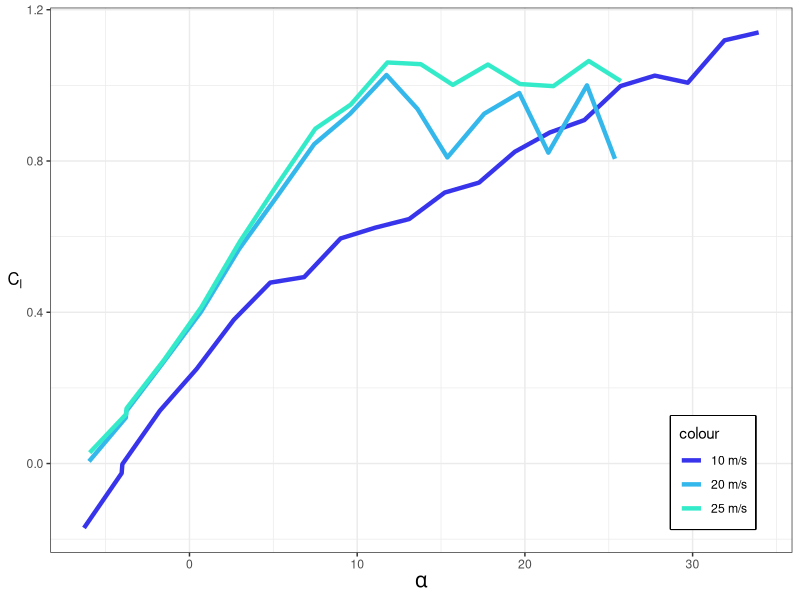
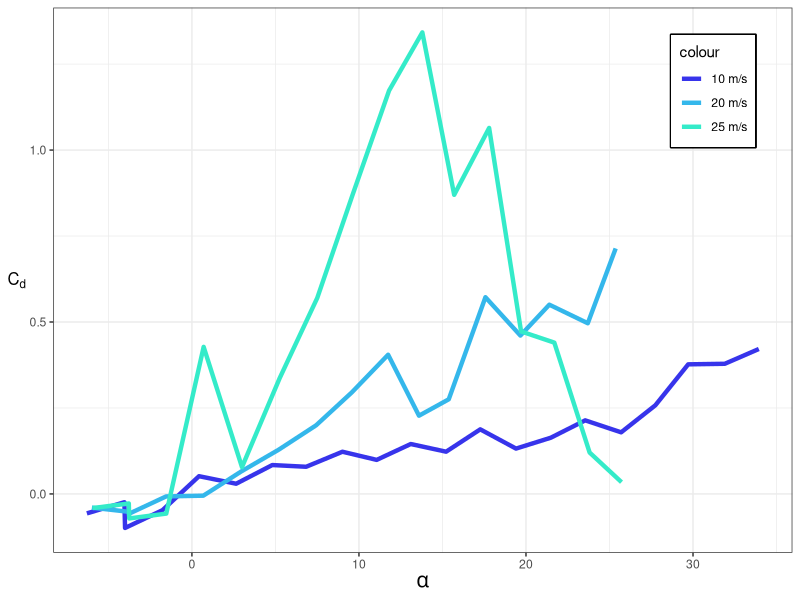
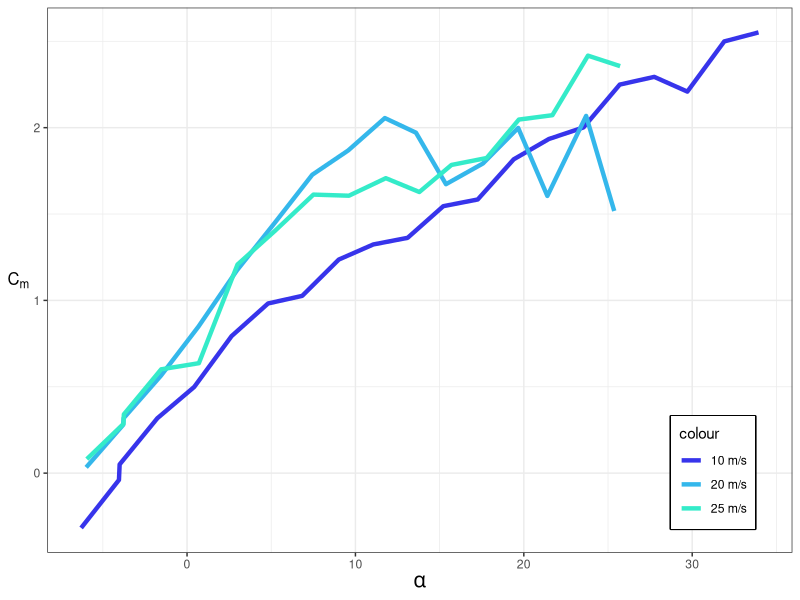

Here is the R script that generated these plots, in order:
# Script created by Sam Hince
# 10/28/2020

library(dplyr)
library(ggplot2)
library(MASS) # to access Animals data sets
library(scales) # to access break formatting functions

###########################################################################################

# online desnsity calculator: https://www.omnicalculator.com/physics/air-density
rho = 1.17279 # kg / m^3
viscosity = 18.45*(10^-6)

chord = 0.061 # 61 (mm)
span = 0.257 # 257 (mm)
A = chord * span

###########################################################################################
# Question 3: For the clean airfoil configuration plot, on a single plot, cl versus 
# 				corrected angle of attack for the three test speeds.  

# calibration numbers
#aoa <- c(-8,-6,-4,-2,0,2,4,6,8,10,12,14,16,18,20,22,24,26,28,30)
#Fx <- c(-1.46804,-1.47312,-1.48053,-1.48216,-1.47701,-1.47442,-1.47234,-1.46904,-1.45681,
#		-1.44723,-1.43406,-1.42372,-1.40456,-1.39081,-1.37318,-1.351,-1.32738,-1.30226,
#		-1.27675,-1.27675)
#Fz <- c(-2.57659,-2.63442,-2.69745,-2.77846,-2.88202,-2.93373,-2.99059,-3.04139,-3.09796,
#		-3.13129,-3.18543,-3.21783,-3.2635,-3.25604,-3.24901,-3.26621,-3.31875,-3.31109,
#		-3.36873,-3.36873)


#aoa <- c(
#	-3.77544938413365,
#	-0.377995776824753,
#	4.94192906427867,
#	7.01538222386539,
#	12.1599796521173,
#	17.065376940449,
#	18.1663823790781,
#	25.3226372018242,
#	28.1844130190183,
#	29.9859586726403,
#	32.0824125830047,
#	24.1196927884345,
#	22.2998039825171,
#	18.8781055482468,
#	12.8708194473109,
#	10.3043602150186,
#	6.69228935307356,
#	1.40170962291147,
#	-2.55876818734084,
#	-4.62502542552439,
#	1.48991486747582
#)
#Fx <- c(-0.03411,0.22371,0.44737,0.575975,0.643503,0.762648,0.891588,1.026681,1.137245,    #lift
#		1.285035,1.194433,1.050701,0.884398,0.744954,0.605834,0.476371,0.31134,0.1745,
#		-0.07668,-0.34511,-1.47585) 
#Fz <- c(-2.721,-2.83677,-2.9509,-3.07232,-3.18971,-3.29999,-3.40131,-3.56405,-3.52057,     #drag
#		-3.57429,-3.60924,-3.53526,-3.41617,-3.3914,-3.2807,-3.15153,-3.02338,-2.92275,
#		-2.81749,-2.70257,-2.78738)

#L <- (Fx * cos(aoa*pi/180)) - (Fz * sin(aoa*pi/180))
#
#dynamicPressure <- ((10^2) * 0.5 * rho)
#
#Cl = L/(dynamicPressure * A)
#





#L <- (Fx * cos(aoa*pi/180)) + (Fz * sin(aoa*pi/180))
#D <- (Fx * sin(aoa*pi/180)) + (Fz * cos(aoa*pi/180))

#Drag0 <- -0.0181225 # N
#dynamicPressure <- ((10^2) * 0.5 * rho)

#Cl = L/(dynamicPressure * A)

# 20 m/s
#aoa <- c(-4,0,4,8,12,16,20,24,22,18,14,10,6,2,-2,-6,-4)
#Fx <- c(-0.962373,-0.0178273,1.11691,2.01314,2.01404,2.38054,2.09885,2.37995,2.66004,
#		2.48684,1.6603,2.47189,1.65615,0.597499,-0.504352,-1.43755,-1.02606)
#Fz <- c(-2.87322,-2.91808,-2.75606,-2.59446,-2.87537,-2.27961,-2.45926,-2.20247,-3.05567,
#		-2.86314,-3.02781,-2.44304,-2.71738,-2.8017,-2.77841,-2.7767,-2.85665)

# 30 m/s
#aoa <- c(-4,0,4,8,12,16,20,24,22,18,14,10,6,2,-2,-6,-4)
#Fx <- c(-0.730619,0.872336,2.76487,4.10705,4.98186,5.09122,4.78878,4.97019,5.20539,4.7285,
#		4.62891,4.86196,3.65049,1.86597,0.0741441,-1.28805,-0.633635)
#Fz <- c(-2.7895,0.872336,-2.63626,-2.29676,-1.8889,-2.38128,-2.91517,-3.316,-3.20051,
#		-2.89337,-2.48196,-2.08783,-2.5# Finally, plot corrected Cm, ac versus corrected angle  of  attack  for  the  three  


###########################################################################################
# Question 3: For the clean airfoil configuration plot, on a single plot, cl versus 
# 				corrected angle of attack for the three test speeds. 


# 10 m/s
aoa <- c(-4.04335715184129,
		 0.425163522635601,
		 4.81323086505135,
		 9.01190778392168,
		 13.0989979007967,
		 17.2628039852576,
		 21.4883122065077,
		 25.6966927714181,
		 29.7119159806454,
		 33.9381319680238,
		 31.9024570689655,
		 27.7437419446855,
		 23.5439555239591,
		 19.4016234647782,
		 15.2181168737576,
		 11.0599508627,
		 6.83806503969342,
		 2.64646081415771,
		 -1.76221954053398,
		 -6.28963574086728,
		 -4.00299744006178)

Cl <- c(-0.025504206965467,
		0.250096189785647,
		0.478371097089028,
		0.595239872895107,
		0.646469353409804,
		0.742825873680962,
		0.875477768533927,
		0.99805457142244,
		1.00700940037964,
		1.14007762824928,
		1.11909239350913,
		1.02573055569735,
		0.908209131740652,
		0.824484391045977,
		0.716539337504459,
		0.623500507470576,
		0.492979435113777,
		0.380271067151592,
		0.139870858509421,
		-0.170373965216046,
		-0.001763200036342)

Cd <- c(-0.024137952185433,
		0.051598994037366,
		0.084035626917158,
		0.12273598934343,
		0.145140873972498,
		0.187843020890965,
		0.163547845599634,
		0.179191439282702,
		0.376891382840261,
		0.421539029270411,
		0.37851249971423,
		0.257781831978413,
		0.213962314328245,
		0.131890903269866,
		0.122857137122425,
		0.099018912359702,
		0.079004222455876,
		0.029690168261829,
		-0.047211384775875,
		-0.056520656719594,
		-0.098936679633615)

Cm <- c(-0.039482113322101,
		0.498825176445005,
		0.982311831541085,
		1.23647903173166,
		1.36222352466176,
		1.58424616405605,
		1.9343779400167,
		2.24941291989308,
		2.20881583962017,
		2.55158635772187,
		2.49929123834412,
		2.29400022491816,
		2.00144108443538,
		1.81688399251457,
		1.54546465846815,
		1.32387194437242,
		1.02614365004139,
		0.793426819911334,
		0.317844504906616,
		-0.317514594385578,
		0.050426685695478)

df10 <- data.frame(Cl, Cd, Cm, aoa)

### 20 m/s



aoa <- c(-3.764332335657,
		 0.681449095892934,
		 5.19861308786867,
		 9.571996838677,
		 13.5940734639307,
		 17.5725421998526,
		 21.3975338700745,
		 25.3696310846692,
		 23.6999544461587,
		 19.6655591970174,
		 15.3760099037848,
		 11.7466386277082,
		 7.43567485483473,
		 2.9648601683855,
		 -1.54363380360614,
		 -5.99042502509349,
		 -3.79346238680975)

Cl <- c(0.138628037848826,
		0.400852409348784,
		0.705066522275686,
		0.924704022751176,
		0.937690272900384,
		0.925024823442733,
		0.822078747102659,
		0.805665343923052,
		0.999973203622796,
		0.979740704127907,
		0.809417590461624,
		1.02743448688716,
		0.844514620491015,
		0.567564804932649,
		0.268450703761097,
		0.005632338180301,
		0.121492713641323)
		
Cd <- c(-0.057521010219734,
		-0.005085571128534,
		0.128801733543812,
		0.295286916316708,
		0.227557747071651,
		0.572093690538583,
		0.550362521005818,
		0.713852301364139,
		0.496393535097141,
		0.4606219607891,
		0.275263658355144,
		0.404819081677315,
		0.199657357709264,
		0.065775793268841,
		-0.007198787851739,
		-0.039892097214393,
		-0.051893445388945)

Cm <- c(0.318114923064384,
		0.848856748466581,
		1.44773850101221,
		1.86825578174875,
		1.97103867196707,
		1.79272125604396,
		1.60479641334903,
		1.51754233200073,
		2.06793663104964,
		1.99845162067926,
		1.67273520995365,
		2.05560652012751,
		1.7272844642938,
		1.17412773519455,
		0.564811399573812,
		0.033205465741358,
		0.279569858997767)

df20 <- data.frame(Cl, Cd, Cm, aoa)

### 25 m/s

aoa <- c(-3.77832820637742,
		 0.702183635325032,
		 5.25596489444203,
		 9.61344174179131,
		 13.7951473962895,
		 17.7935987852144,
		 21.6965200177166,
		 25.7191843284208,
		 23.8095579108586,
		 19.7059558445149,
		 15.702094104125,
		 11.8029157958044,
		 7.50524312963528,
		 2.99685771607508,
		 -1.53650930769154,
		 -5.95118901493656,
		 -3.75213280293476)

Cl <- c(0.130395172719164,
		0.413049197250019,
		0.738802879083544,
		0.9490833775243,
		1.05596905664086,
		1.05505810894967,
		0.997952951597998,
		1.01128489907103,
		1.06444582991681,
		1.00350343794993,
		1.0012318259559,
		1.06053870341433,
		0.885437135079574,
		0.586386891808872,
		0.272641583710858,
		0.028712344154963,
		0.145804233567786)

Cd <- c(-0.027753443621957,
		0.427631595307453,
		0.33699345872054,
		0.869054965929612,
		1.34227138352554,
		1.06433052762904,
		0.440020561929713,
		0.034167412771897,
		0.120379754294521,
		0.472538591142714,
		0.869892958651424,
		1.17296737425851,
		0.570168754124898,
		0.077955431478122,
		-0.057173196295574,
		-0.041093532122895,
		-0.071261700700899)

Cm <- c(0.284803968540829,
		0.636385694313853,
		1.40585974672502,
		1.60601242537623,
		1.62746318721664,
		1.82430079553642,
		2.07215116219558,
		2.35605198039979,
		2.41694627140923,
		2.04690657122199,
		1.7841446898281,
		1.70752523282655,
		1.61241339040928,
		1.20773088270567,
		0.601018667308822,
		0.081108649260348,
		0.340481576491729)

df25 <- data.frame(Cl, Cd, Cm, aoa)

###
coloursMap <- c("10 m/s" = "#3734eb", "20 m/s" = "#34b7eb", "25 m/s" = "#34ebc9")

pl1 <- ggplot() +
	geom_line(data = df10, aes(x = aoa, y = Cl, colour = "10 m/s"), size=1.5) + 
	geom_line(data = df20, aes(x = aoa, y = Cl, colour = "20 m/s"), size=1.5) + 
	geom_line(data = df25, aes(x = aoa, y = Cl, colour = "25 m/s"), size=1.5) +
	xlab(expression(alpha)) +
	ylab(expression(C[l])) +
	scale_colour_manual(values = coloursMap) + 
	theme_bw() +
	theme(axis.title.y = element_text(angle = 0, vjust = 0.5, size = 12),
		  axis.title.x = element_text(size = 15),
		  legend.position = c(.95, .25),
		  legend.justification = c("right", "top"),
		  legend.box.just = "right",
		  legend.margin = margin(6, 6, 6, 6),
		  legend.box.background = element_rect(color="black", size=1))
print(pl1)


#####################################################################################################3
# On another figure, plot corrected CD versus corrected angle of attack for the three 
#				test speeds.  
coloursMap <- c("10 m/s" = "#3734eb", "20 m/s" = "#34b7eb", "25 m/s" = "#34ebc9")

pl2 <- ggplot() + 
	geom_line(data = df10, aes(x = aoa, y = Cd, colour = "10 m/s"), size=1.5) + 
	geom_line(data = df20, aes(x = aoa, y = Cd, colour = "20 m/s"), size=1.5) +
	geom_line(data = df25, aes(x = aoa, y = Cd, colour = "25 m/s"), size=1.5) + 
	xlab(expression(alpha)) +
	ylab(expression(C[d])) +
	scale_colour_manual(values = coloursMap) + 
	theme_bw() +
	theme(axis.title.y = element_text(angle = 0, vjust = 0.5, size = 12),
		axis.title.x = element_text(size = 15),
		legend.position = c(.95, .95),
		legend.justification = c("right", "top"),
		legend.box.just = "right",
		legend.margin = margin(6, 6, 6, 6),
		legend.box.background = element_rect(color="black", size=1))
print(pl2)

#####################################################################################################
# Finally, plot corrected Cm, ac versus corrected angle  of  attack  for  the  three  
#				test  speeds. This  will  produce  three  plots  with  three curves each.

pl3 <- ggplot() + 
	geom_line(data = df10, aes(x = aoa, y = Cm, colour = "10 m/s"), size=1.5) + 
	geom_line(data = df20, aes(x = aoa, y = Cm, colour = "20 m/s"), size=1.5) +
	geom_line(data = df25, aes(x = aoa, y = Cm, colour = "25 m/s"), size=1.5) + 
	xlab(expression(alpha)) +
	ylab(expression(C[m])) +
	scale_colour_manual(values = coloursMap) + 
	theme_bw() +
	theme(axis.title.y = element_text(angle = 0, vjust = 0.5, size = 12),
		  axis.title.x = element_text(size = 15),
		  legend.position = c(.95, .25),
		  legend.justification = c("right", "top"),
		  legend.box.just = "right",
		  legend.margin = margin(6, 6, 6, 6),
		  legend.box.background = element_rect(color="black", size=1))
print(pl3)

#####################################################################################################

